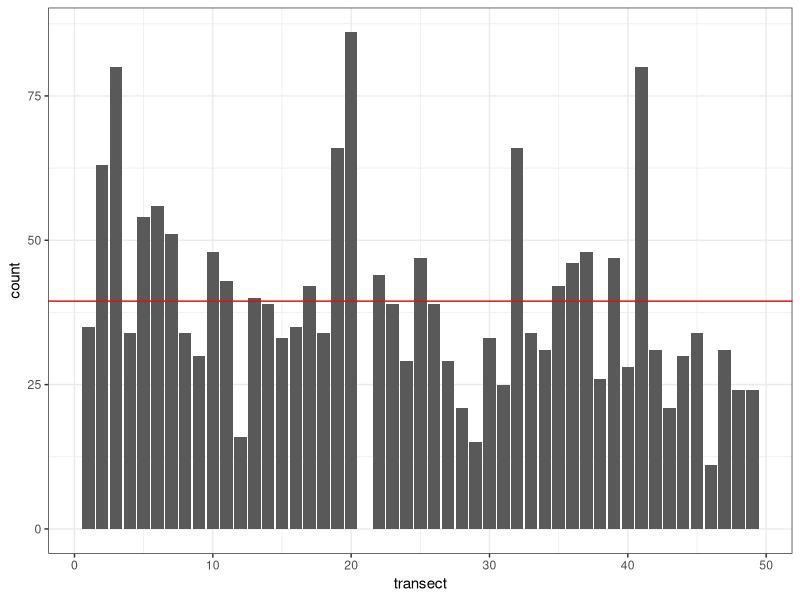
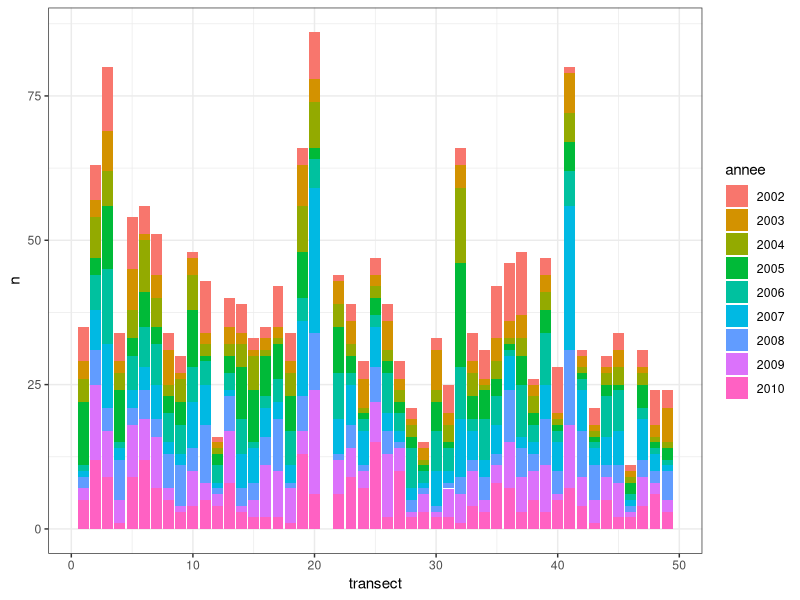

The R script that drew these images, in order:

library(readxl)
library(tidyverse)

GIC_Domagne_fox <- read_excel(
  path = "0.raw_data/comptages/GICDOMAGNETOT.xls",
  sheet = "distren"
)

# How many transect?
GIC_Domagne_fox %>% pull(transect) %>% unique()

# How many obs / transect?
GIC_Domagne_fox %>% 
  group_by(transect) %>% 
  count()

mean_count <- GIC_Domagne_fox %>% 
  group_by(transect) %>% 
  count() %>% 
  pull(n) %>% 
  mean()

GIC_Domagne_fox %>% 
  ggplot(aes(x = transect)) +
  geom_bar() +
  geom_hline(yintercept = mean_count, color = "red") +
  theme_bw()

GIC_Domagne_fox %>% 
  group_by(transect, annee) %>% 
  count()  %>% 
  mutate(annee = as.factor(annee)) %>% 
  ggplot(aes(x = transect, y = n, fill = annee, label = n)) +
  geom_bar(stat = "identity") +
  theme_bw()

# Is the effort always the same?
GIC_Domagne_fox %>% pull(effort) %>% summary()
